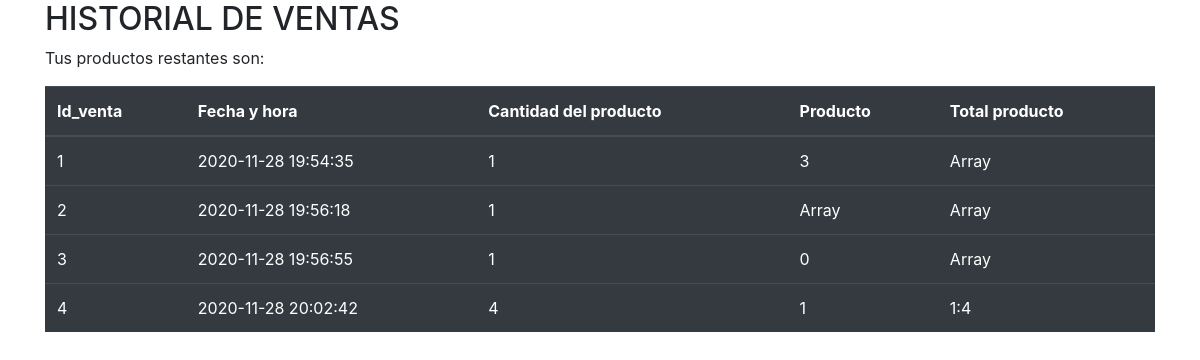
Before: /tienda_php/historial_venta.php with the older database file.
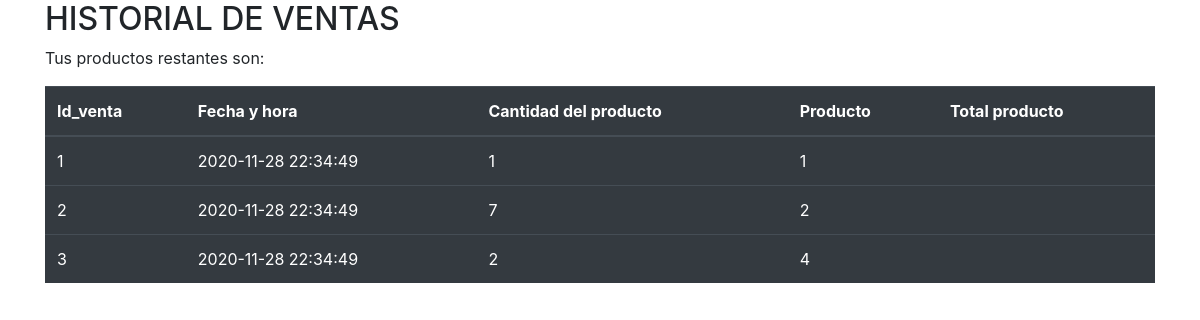
After: the same page with the newer database file.
### tables this page shows
CREATE TABLE ticket(
       id_venta integer  not null primary key AUTOINCREMENT not null,
       fecha_hora TIMESTAMP DEFAULT CURRENT_TIMESTAMP not null,
       cantidad_producto varchar (25) not null ,
       producto varchar (300) not null ,
       total_producto  integer not null
);

### tienda_php/historial_venta.php (the view, shortened to what this page needs)
<?php
    $db = new SQLite3("../tienda.db");
    $resultado = $db->query("SELECT * from ticket;");
?>
<!DOCTYPE html>
<html lang="es">
<head>
  <link rel="stylesheet" href="https://maxcdn.bootstrapcdn.com/bootstrap/4.5.2/css/bootstrap.min.css">
</head>
<body>
<div class="container">
  <h2>HISTORIAL DE VENTAS</h2>
  <p>Tus productos restantes son:</p>
  <table class="table table-dark">
    <thead>
        <tr>
            <th>Id_venta</th>
            <th>Fecha y hora</th>
            <th>Cantidad del producto</th>
            <th>Producto</th>
            <th>Total producto</th>
        </tr>
    </thead>
    <tbody>
                     <?php
                        while ($row = $resultado->fetchArray())
                        {
                    ?>
                                <tr>
                                    <td><?php echo $row['id_venta']?></td>
                                    <td><?php echo $row['fecha_hora']?></td>
                                    <td><?php echo $row['cantidad_producto']?></td>
                                    <td><?php echo $row['producto']?></td>
                                    <td><?php echo $row['total_producto']?></td>
                                </tr>
                    <?php
                        }
                    ?>
    </tbody>
  </table>
</div>
</body>
</html>

Changed rows visible on the page:
removed ticket: id_venta "4", fecha_hora "2020-11-28 20:02:42", cantidad_producto "4", producto "1", total_producto "1:4"
changed ticket id 1: fecha_hora "2020-11-28 19:54:35" → "2020-11-28 22:34:49"; producto "3" → "1"; total_producto "Array" → (not shown)
changed ticket id 2: fecha_hora "2020-11-28 19:56:18" → "2020-11-28 22:34:49"; cantidad_producto "1" → "7"; producto "Array" → "2"; total_producto "Array" → (not shown)
changed ticket id 3: fecha_hora "2020-11-28 19:56:55" → "2020-11-28 22:34:49"; cantidad_producto "1" → "2"; producto "0" → "4"; total_producto "Array" → (not shown)
